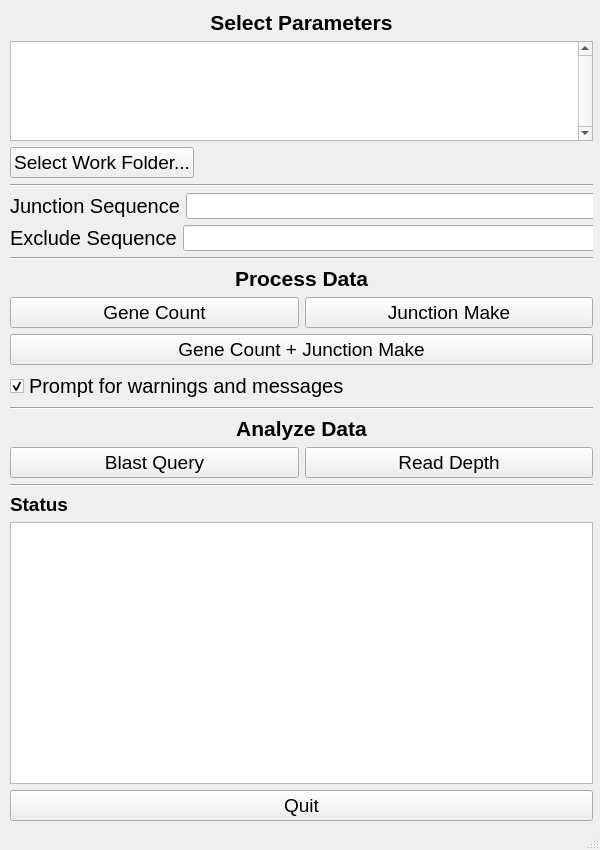
<?xml version="1.0" encoding="UTF-8"?>
<ui version="4.0">
 <class>MainWindow</class>
 <widget class="QMainWindow" name="MainWindow">
  <property name="geometry">
   <rect>
    <x>0</x>
    <y>0</y>
    <width>600</width>
    <height>850</height>
   </rect>
  </property>
  <property name="sizePolicy">
   <sizepolicy hsizetype="Preferred" vsizetype="Preferred">
    <horstretch>0</horstretch>
    <verstretch>0</verstretch>
   </sizepolicy>
  </property>
  <property name="minimumSize">
   <size>
    <width>600</width>
    <height>850</height>
   </size>
  </property>
  <property name="maximumSize">
   <size>
    <width>549</width>
    <height>850</height>
   </size>
  </property>
  <property name="windowTitle">
   <string>DEEPN</string>
  </property>
  <widget class="QWidget" name="centralwidget">
   <widget class="QWidget" name="layoutWidget">
    <property name="geometry">
     <rect>
      <x>10</x>
      <y>10</y>
      <width>583</width>
      <height>811</height>
     </rect>
    </property>
    <layout class="QVBoxLayout" name="verticalLayout_2">
     <item>
      <widget class="QLabel" name="select_parameters_lbl">
       <property name="font">
        <font>
         <pointsize>16</pointsize>
         <weight>75</weight>
         <bold>true</bold>
        </font>
       </property>
       <property name="text">
        <string>Select Parameters</string>
       </property>
       <property name="alignment">
        <set>Qt::AlignCenter</set>
       </property>
      </widget>
     </item>
     <item>
      <widget class="QListWidget" name="db_list_wgt">
       <property name="maximumSize">
        <size>
         <width>16777215</width>
         <height>100</height>
        </size>
       </property>
       <property name="font">
        <font>
         <pointsize>14</pointsize>
        </font>
       </property>
       <property name="verticalScrollBarPolicy">
        <enum>Qt::ScrollBarAlwaysOn</enum>
       </property>
       <property name="editTriggers">
        <set>QAbstractItemView::NoEditTriggers</set>
       </property>
       <property name="alternatingRowColors">
        <bool>true</bool>
       </property>
       <property name="spacing">
        <number>5</number>
       </property>
       <property name="gridSize">
        <size>
         <width>0</width>
         <height>20</height>
        </size>
       </property>
       <property name="uniformItemSizes">
        <bool>true</bool>
       </property>
      </widget>
     </item>
     <item>
      <layout class="QHBoxLayout" name="layout1">
       <item>
        <widget class="QPushButton" name="select_folder_btn">
         <property name="font">
          <font>
           <pointsize>14</pointsize>
          </font>
         </property>
         <property name="text">
          <string>Select Work Folder...</string>
         </property>
        </widget>
       </item>
       <item>
        <widget class="QLabel" name="status_txt">
         <property name="font">
          <font>
           <pointsize>14</pointsize>
          </font>
         </property>
         <property name="text">
          <string/>
         </property>
        </widget>
       </item>
       <item>
        <spacer name="horizontalSpacer_2">
         <property name="orientation">
          <enum>Qt::Horizontal</enum>
         </property>
         <property name="sizeHint" stdset="0">
          <size>
           <width>40</width>
           <height>20</height>
          </size>
         </property>
        </spacer>
       </item>
      </layout>
     </item>
     <item>
      <widget class="Line" name="line_3">
       <property name="orientation">
        <enum>Qt::Horizontal</enum>
       </property>
      </widget>
     </item>
     <item>
      <layout class="QHBoxLayout" name="process_data_layout_3">
       <item>
        <widget class="QLabel" name="junction_lbl">
         <property name="font">
          <font>
           <pointsize>15</pointsize>
          </font>
         </property>
         <property name="text">
          <string>Junction Sequence</string>
         </property>
        </widget>
       </item>
       <item>
        <spacer name="hs1">
         <property name="orientation">
          <enum>Qt::Horizontal</enum>
         </property>
         <property name="sizeHint" stdset="0">
          <size>
           <width>40</width>
           <height>20</height>
          </size>
         </property>
        </spacer>
       </item>
       <item>
        <widget class="QLineEdit" name="junction_sequence_txt">
         <property name="minimumSize">
          <size>
           <width>420</width>
           <height>0</height>
          </size>
         </property>
         <property name="font">
          <font>
           <pointsize>11</pointsize>
          </font>
         </property>
        </widget>
       </item>
      </layout>
     </item>
     <item>
      <layout class="QHBoxLayout" name="process_data_layout_4">
       <item>
        <widget class="QLabel" name="exclude_lbl">
         <property name="font">
          <font>
           <pointsize>15</pointsize>
          </font>
         </property>
         <property name="text">
          <string>Exclude Sequence</string>
         </property>
        </widget>
       </item>
       <item>
        <spacer name="hs2">
         <property name="orientation">
          <enum>Qt::Horizontal</enum>
         </property>
         <property name="sizeHint" stdset="0">
          <size>
           <width>40</width>
           <height>20</height>
          </size>
         </property>
        </spacer>
       </item>
       <item>
        <widget class="QLineEdit" name="exclude_sequence_txt">
         <property name="minimumSize">
          <size>
           <width>420</width>
           <height>0</height>
          </size>
         </property>
         <property name="font">
          <font>
           <pointsize>11</pointsize>
          </font>
         </property>
        </widget>
       </item>
      </layout>
     </item>
     <item>
      <widget class="Line" name="line_2">
       <property name="orientation">
        <enum>Qt::Horizontal</enum>
       </property>
      </widget>
     </item>
     <item>
      <widget class="QLabel" name="process_data_lbl">
       <property name="font">
        <font>
         <pointsize>16</pointsize>
         <weight>75</weight>
         <bold>true</bold>
        </font>
       </property>
       <property name="text">
        <string>Process Data</string>
       </property>
       <property name="alignment">
        <set>Qt::AlignCenter</set>
       </property>
      </widget>
     </item>
     <item>
      <layout class="QHBoxLayout" name="process_data_layout_2">
       <item>
        <widget class="QPushButton" name="gene_count_btn">
         <property name="font">
          <font>
           <pointsize>14</pointsize>
          </font>
         </property>
         <property name="text">
          <string>Gene Count</string>
         </property>
        </widget>
       </item>
       <item>
        <widget class="QPushButton" name="junction_make_btn">
         <property name="font">
          <font>
           <pointsize>14</pointsize>
          </font>
         </property>
         <property name="text">
          <string>Junction Make</string>
         </property>
        </widget>
       </item>
      </layout>
     </item>
     <item>
      <layout class="QHBoxLayout" name="process_data_layout_1">
       <item>
        <widget class="QPushButton" name="gene_count_junction_make_btn">
         <property name="font">
          <font>
           <pointsize>14</pointsize>
           <weight>50</weight>
           <bold>false</bold>
           <strikeout>false</strikeout>
          </font>
         </property>
         <property name="text">
          <string>Gene Count + Junction Make</string>
         </property>
        </widget>
       </item>
      </layout>
     </item>
     <item>
      <widget class="QCheckBox" name="prompt_box">
       <property name="font">
        <font>
         <pointsize>15</pointsize>
        </font>
       </property>
       <property name="text">
        <string>Prompt for warnings and messages</string>
       </property>
       <property name="checked">
        <bool>true</bool>
       </property>
      </widget>
     </item>
     <item>
      <widget class="Line" name="line">
       <property name="orientation">
        <enum>Qt::Horizontal</enum>
       </property>
      </widget>
     </item>
     <item>
      <widget class="QLabel" name="analyze_data_lbl">
       <property name="font">
        <font>
         <pointsize>16</pointsize>
         <weight>75</weight>
         <bold>true</bold>
        </font>
       </property>
       <property name="text">
        <string>Analyze Data</string>
       </property>
       <property name="alignment">
        <set>Qt::AlignCenter</set>
       </property>
      </widget>
     </item>
     <item>
      <layout class="QHBoxLayout" name="analyze_data_layout">
       <item>
        <widget class="QPushButton" name="query_blast_btn">
         <property name="font">
          <font>
           <pointsize>14</pointsize>
           <weight>50</weight>
           <bold>false</bold>
           <strikeout>false</strikeout>
          </font>
         </property>
         <property name="text">
          <string>Blast Query</string>
         </property>
         <property name="autoDefault">
          <bool>false</bool>
         </property>
         <property name="default">
          <bool>false</bool>
         </property>
        </widget>
       </item>
       <item>
        <widget class="QPushButton" name="read_depth_btn">
         <property name="font">
          <font>
           <pointsize>14</pointsize>
           <weight>50</weight>
           <bold>false</bold>
           <strikeout>false</strikeout>
          </font>
         </property>
         <property name="text">
          <string>Read Depth</string>
         </property>
        </widget>
       </item>
      </layout>
     </item>
     <item>
      <widget class="Line" name="line_5">
       <property name="orientation">
        <enum>Qt::Horizontal</enum>
       </property>
      </widget>
     </item>
     <item>
      <layout class="QVBoxLayout" name="status_layout">
       <item>
        <widget class="QLabel" name="status_lbl">
         <property name="font">
          <font>
           <pointsize>14</pointsize>
           <weight>75</weight>
           <bold>true</bold>
          </font>
         </property>
         <property name="text">
          <string>Status</string>
         </property>
        </widget>
       </item>
       <item>
        <widget class="QPlainTextEdit" name="status_text">
         <property name="maximumSize">
          <size>
           <width>16777215</width>
           <height>16777215</height>
          </size>
         </property>
         <property name="font">
          <font>
           <pointsize>12</pointsize>
          </font>
         </property>
         <property name="cursor" stdset="0">
          <cursorShape>ArrowCursor</cursorShape>
         </property>
         <property name="inputMethodHints">
          <set>Qt::ImhNone</set>
         </property>
         <property name="frameShape">
          <enum>QFrame::StyledPanel</enum>
         </property>
         <property name="frameShadow">
          <enum>QFrame::Plain</enum>
         </property>
         <property name="verticalScrollBarPolicy">
          <enum>Qt::ScrollBarAlwaysOff</enum>
         </property>
         <property name="horizontalScrollBarPolicy">
          <enum>Qt::ScrollBarAlwaysOff</enum>
         </property>
         <property name="plainText">
          <string/>
         </property>
        </widget>
       </item>
      </layout>
     </item>
     <item>
      <widget class="QPushButton" name="quit_btn">
       <property name="font">
        <font>
         <pointsize>14</pointsize>
        </font>
       </property>
       <property name="text">
        <string>Quit</string>
       </property>
      </widget>
     </item>
    </layout>
   </widget>
  </widget>
  <widget class="QStatusBar" name="status_bar"/>
 </widget>
 <tabstops>
  <tabstop>gene_count_junction_make_btn</tabstop>
  <tabstop>query_blast_btn</tabstop>
  <tabstop>read_depth_btn</tabstop>
 </tabstops>
 <resources/>
 <connections>
  <connection>
   <sender>quit_btn</sender>
   <signal>clicked()</signal>
   <receiver>MainWindow</receiver>
   <slot>close()</slot>
   <hints>
    <hint type="sourcelabel">
     <x>273</x>
     <y>649</y>
    </hint>
    <hint type="destinationlabel">
     <x>274</x>
     <y>349</y>
    </hint>
   </hints>
  </connection>
 </connections>
</ui>
